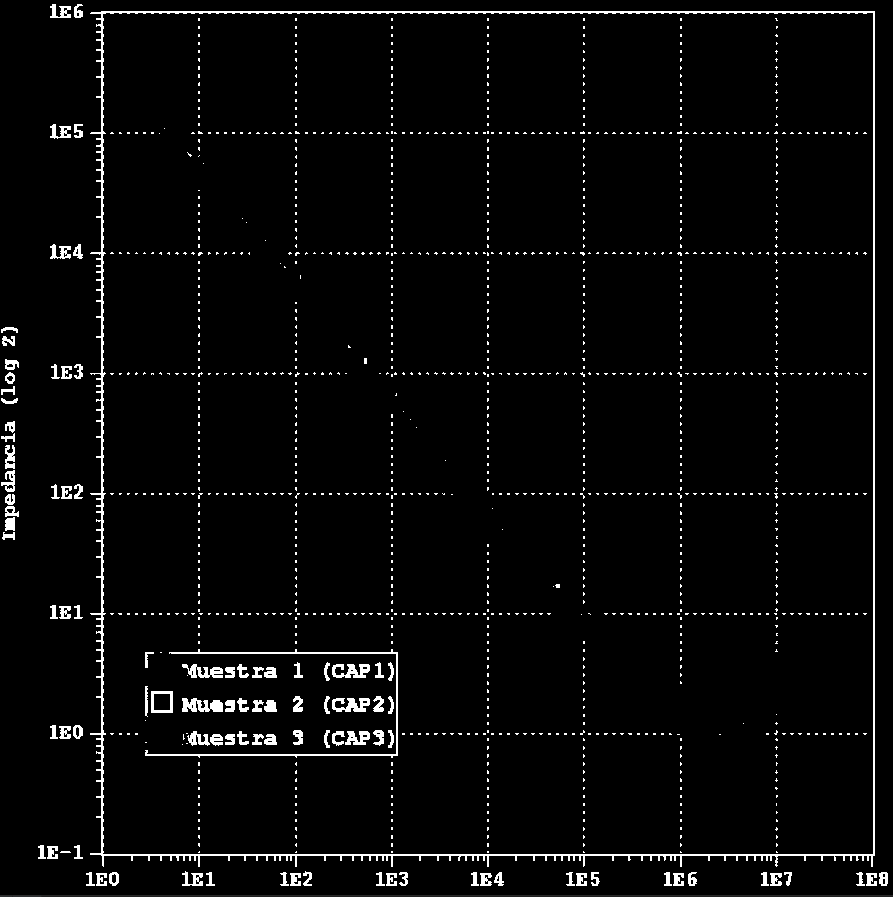
#> input picture Phisic_Desing/Capacitor/d.PNG, 893 x 897 px
$ python cap3.py
#> lines starting #> are read from the running program, lines starting #| are printed output that depends on the picture; after the words box and inside, x2 and y2 are one past the last pixel; in counts of white or black regions, pixels touching at a corner belong together
import cv2
import numpy as np


filter = False


file_path = 'd.PNG'
img = cv2.imread(file_path)
#> img is the input picture: shape (897, 893, 3); mean B, G, R 8.6, 8.6, 8.6

gray = cv2.cvtColor(img,cv2.COLOR_BGR2GRAY)
edges = cv2.Canny(gray,90,150,apertureSize = 3)
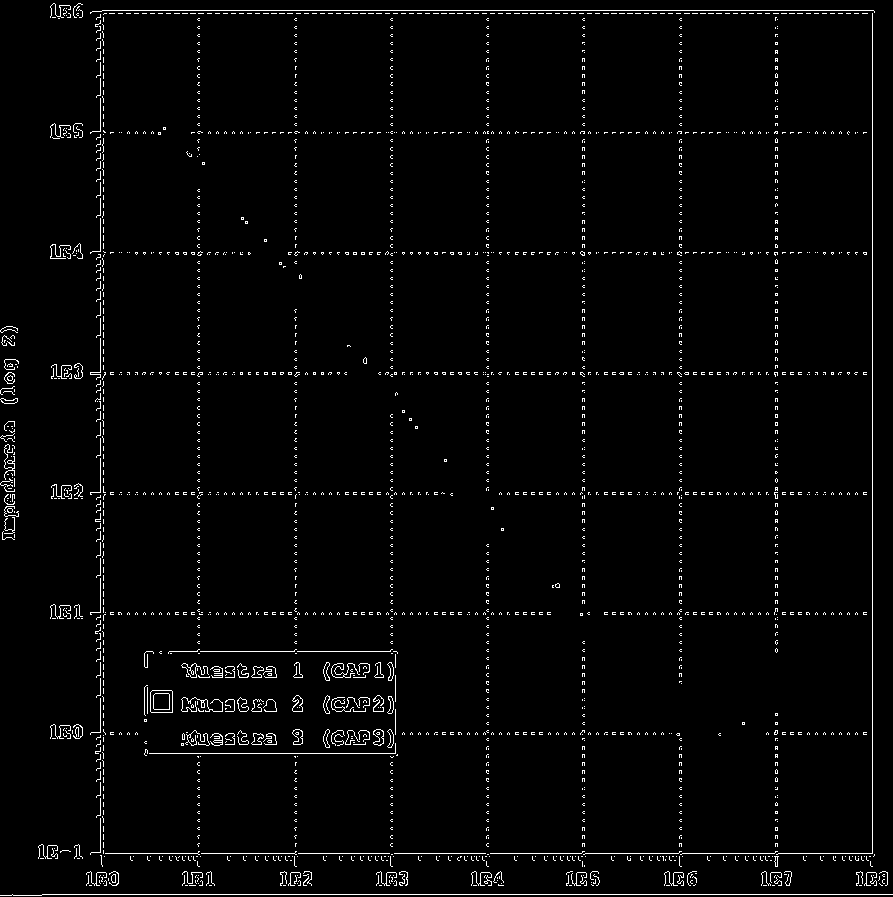
#> edges: shape (897, 893); 2.4% white in thin lines or dots
kernel = np.ones((3,3),np.uint8)
edges = cv2.dilate(edges,kernel,iterations = 1)
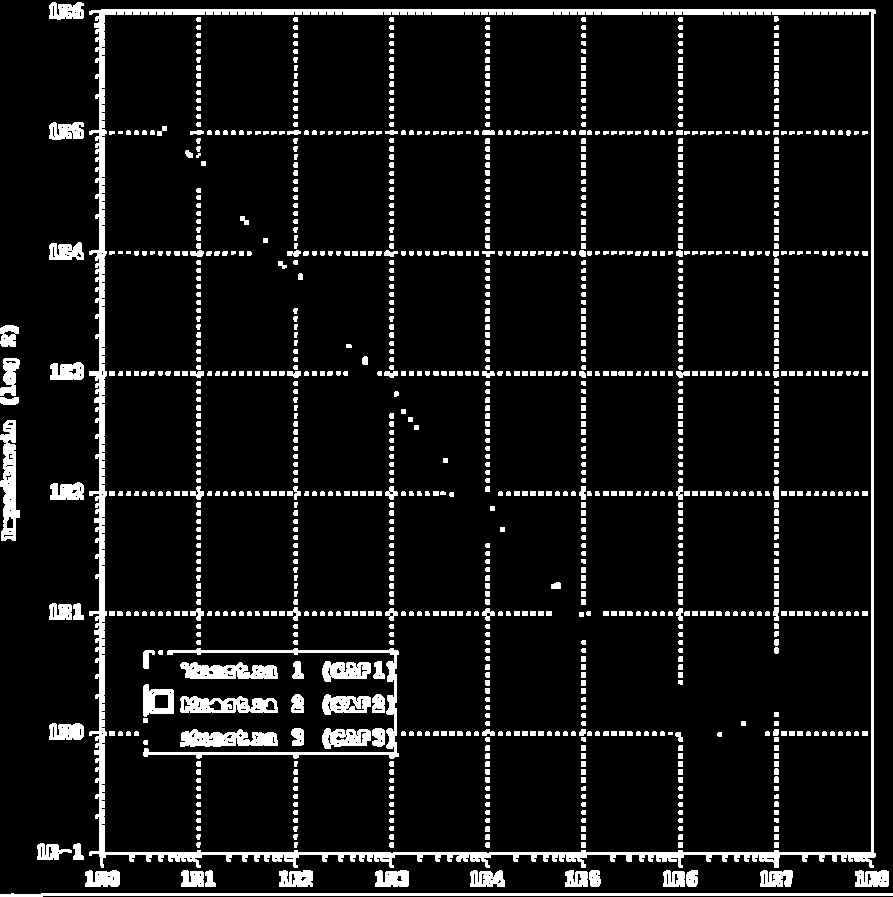
#> edges: shape (897, 893); 8.8% white; 1142 white regions (31 under 20 px), largest, box (x1, y1, x2, y2) and area: (89, 9, 876, 868) 18187, (0, 893, 893, 897) 2684, (143, 648, 399, 759) 2277
kernel = np.ones((5,5),np.uint8)
edges = cv2.erode(edges,kernel,iterations = 1)
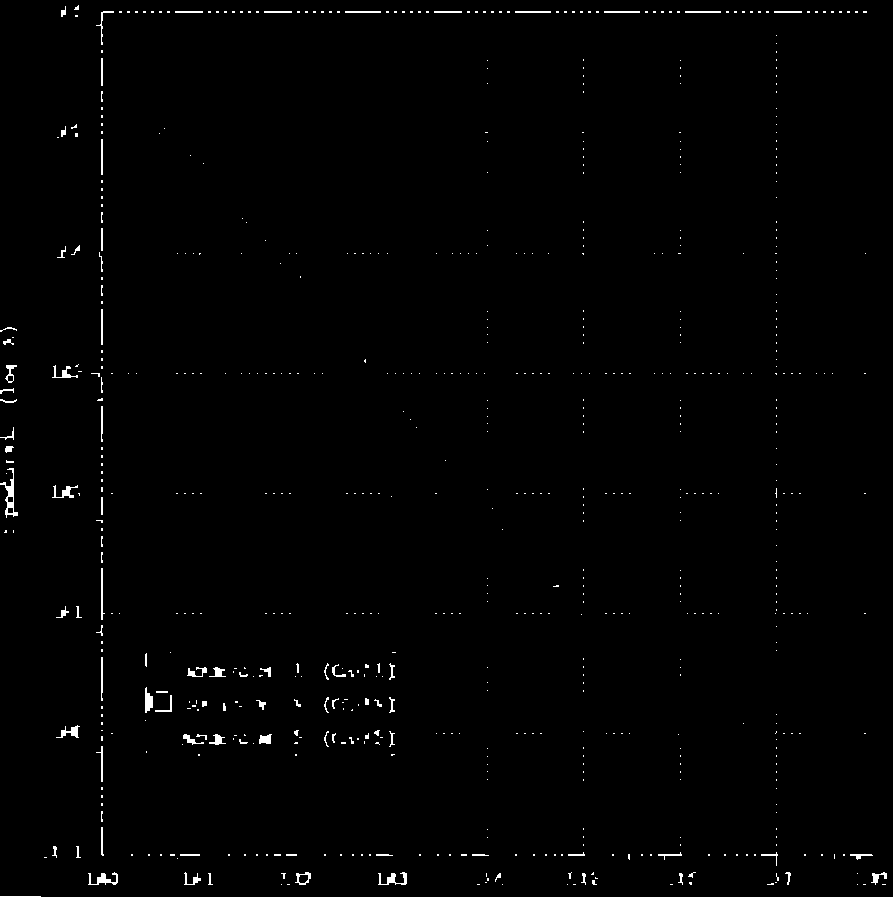
#> edges: shape (897, 893); 0.87% white in thin lines or dots
cv2.imwrite('canny.jpg',edges)

lines = cv2.HoughLines(edges,1,np.pi/180,100)
#> lines = [[101, 0], [12, 1.57], [855, 1.57], [776, 0], [583, 0], [373, 1.57]]

if not lines.any():
    print('No lines were found')
    exit()

if filter:
    rho_threshold = 15
    theta_threshold = 0.1

    # how many lines are similar to a given one
    similar_lines = {i : [] for i in range(len(lines))}
    for i in range(len(lines)):
        for j in range(len(lines)):
            if i == j:
                continue

            rho_i,theta_i = lines[i][0]
            rho_j,theta_j = lines[j][0]
            if abs(rho_i - rho_j) < rho_threshold and abs(theta_i - theta_j) < theta_threshold:
                similar_lines[i].append(j)

    # ordering the INDECES of the lines by how many are similar to them
    indices = [i for i in range(len(lines))]
    indices.sort(key=lambda x : len(similar_lines[x]))

    # line flags is the base for the filtering
    line_flags = len(lines)*[True]
    for i in range(len(lines) - 1):
        if not line_flags[indices[i]]: # if we already disregarded the ith element in the ordered list then we don't care (we will not delete anything based on it and we will never reconsider using this line again)
            continue

        for j in range(i + 1, len(lines)): # we are only considering those elements that had less similar line
            if not line_flags[indices[j]]: # and only if we have not disregarded them already
                continue

            rho_i,theta_i = lines[indices[i]][0]
            rho_j,theta_j = lines[indices[j]][0]
            if abs(rho_i - rho_j) < rho_threshold and abs(theta_i - theta_j) < theta_threshold:
                line_flags[indices[j]] = False # if it is similar and have not been disregarded yet then drop it now

print('number of Hough lines:', len(lines))
#| number of Hough lines: 6

filtered_lines = []

if filter:
    for i in range(len(lines)): # filtering
        if line_flags[i]:
            filtered_lines.append(lines[i])

    print('Number of filtered lines:', len(filtered_lines))
else:
    filtered_lines = lines
#> filtered_lines has the same summary as lines

for line in filtered_lines:
    rho,theta = line[0]
    a = np.cos(theta)
    b = np.sin(theta)
    x0 = a*rho
    y0 = b*rho
    x1 = int(x0 + 1000*(-b))
    y1 = int(y0 + 1000*(a))
    x2 = int(x0 - 1000*(-b))
    y2 = int(y0 - 1000*(a))

    cv2.line(img,(x1,y1),(x2,y2),(0,0,255),2)
#> this loop made 6 passes
#> (rho, theta, a, b, x0, y0, x1, y1) on passes 1 to 6: (101, 0, 1, 0, 101, 0, 101, 1000), (12, 1.57, -4.37e-08, 1, -5.25e-07, 12, -1000, 11), (855, 1.57, -4.37e-08, 1, -3.74e-05, 855, -1000, 854), (776, 0, 1, 0, 776, 0, 776, 1000), (583, 0, 1, 0, 583, 0, 583, 1000), (373, 1.57, -4.37e-08, 1, -1.63e-05, 373, -1000, 372)
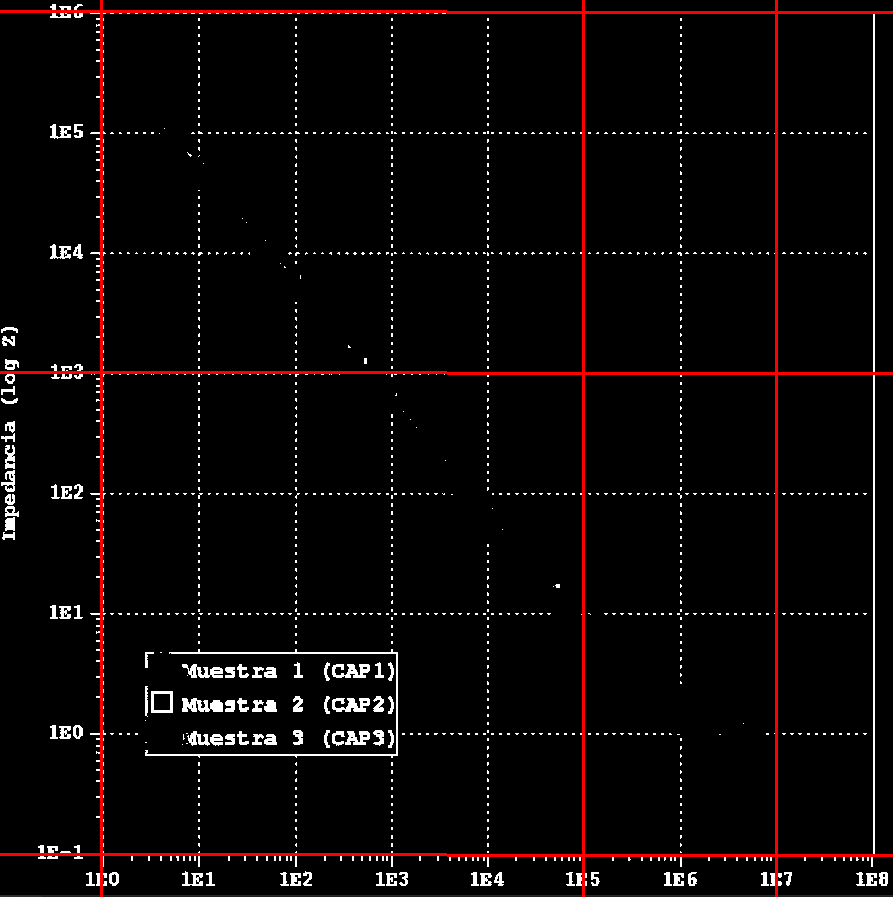
#> img: shape (897, 893, 3); 2% of pixels changed, all inside (x1, y1, x2, y2) = (0, 0, 893, 897)

cv2.imshow('hough',img)
cv2.waitKey(0)

$ run again, with Phisic_Desing/Capacitor/hough.jpg saved as Phisic_Desing/Capacitor/d.PNG
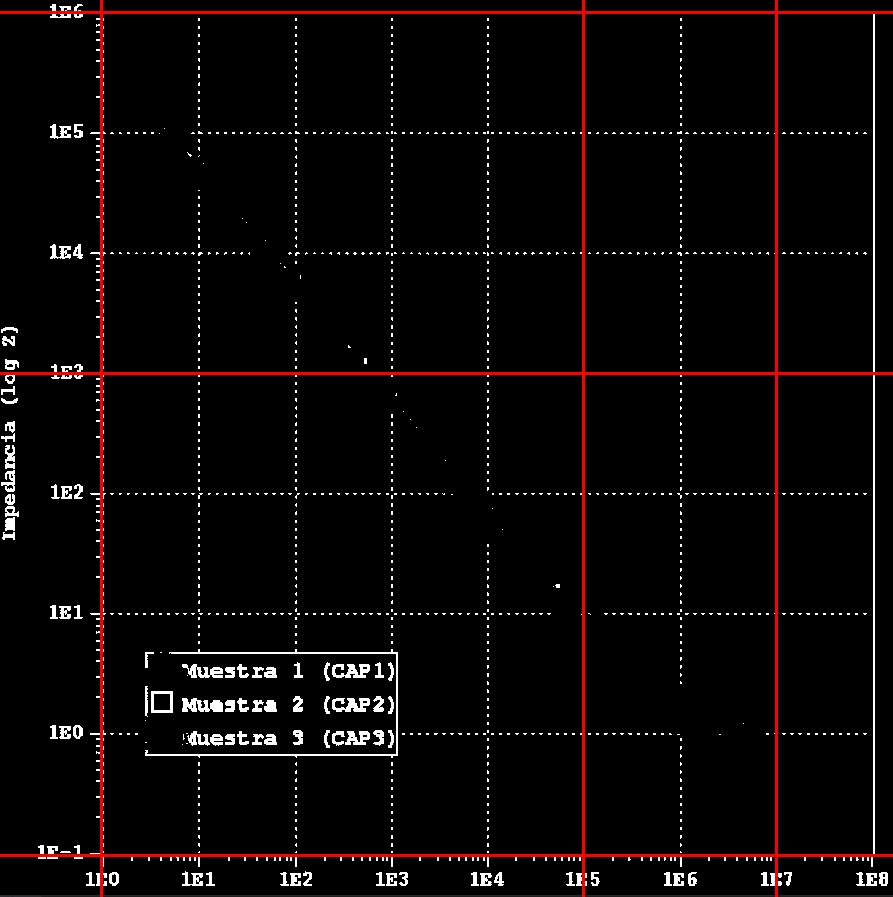
#> input picture Phisic_Desing/Capacitor/hough.jpg, 893 x 897 px
#> img is the input picture: shape (897, 893, 3); mean B, G, R 6.8, 6.7, 11.4
#> `edges = cv2.erode(edges,kernel,iterations = 1)`:
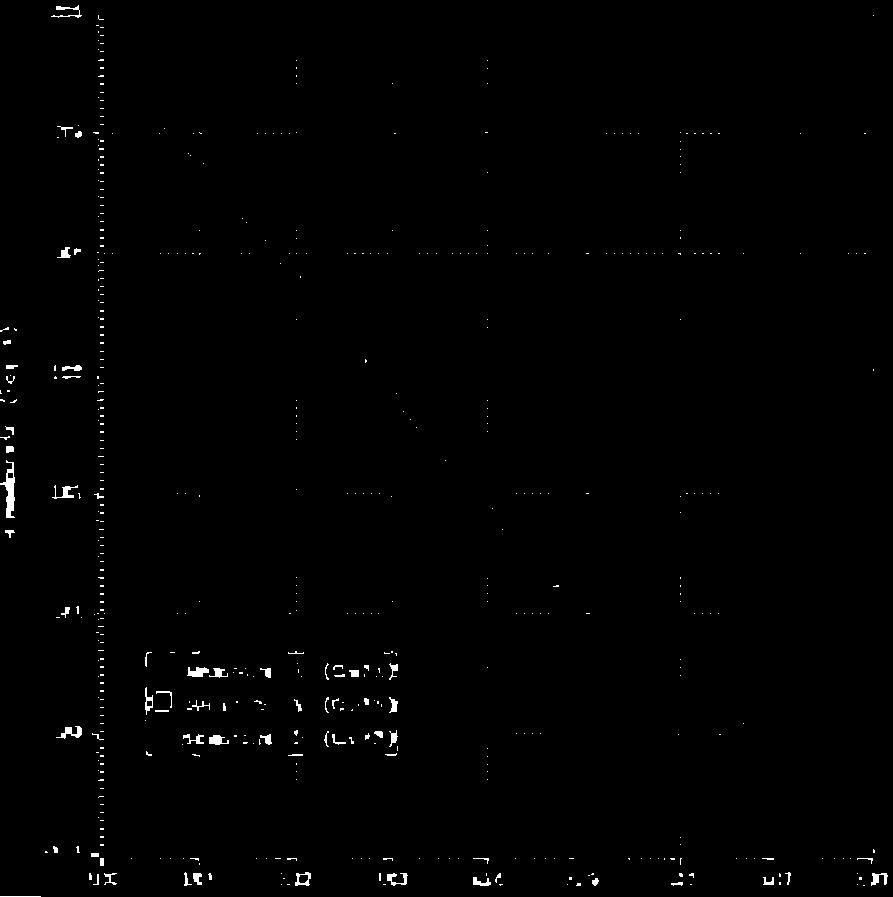
#> edges: shape (897, 893); 0.7% white; 544 white regions (474 under 20 px), largest, box (x1, y1, x2, y2) and area: (0, 460, 15, 518) 381, (187, 667, 209, 677) 148, (56, 726, 82, 739) 147
#> lines = [[100, 0], [858, 1.57], [884, 1.57]]
#| number of Hough lines: 3
#> the loop `for line in filtered_lines:` made 3 passes
#> (rho, theta, a, b, x0, y0, x1, y1) on passes 1 to 3: (100, 0, 1, 0, 100, 0, 100, 1000), (858, 1.57, -4.37e-08, 1, -3.75e-05, 858, -1000, 857), (884, 1.57, -4.37e-08, 1, -3.86e-05, 884, -1000, 883)
#> after the loop `for line in filtered_lines:`:
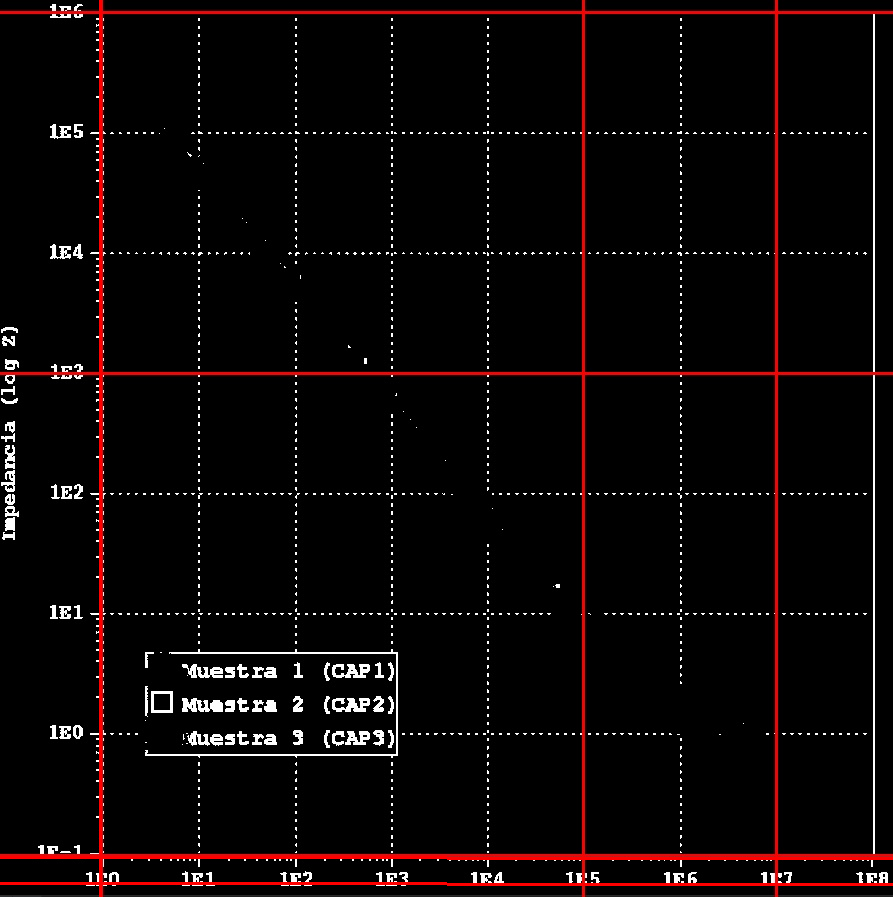
#> img: shape (897, 893, 3); 1% of pixels changed, all inside (x1, y1, x2, y2) = (0, 0, 893, 897)
